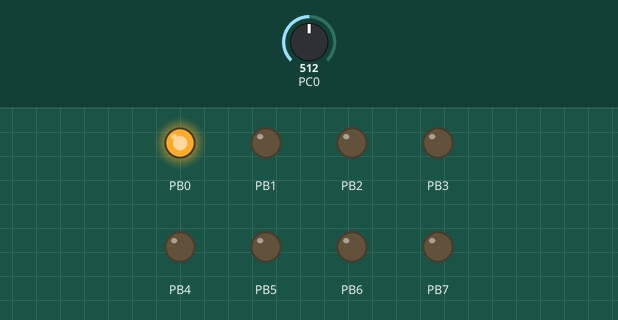
Bench run of a program on a simulated ATmega328P, built with avr-gcc and emulated at 16 MHz. Shown: output pins drawn as LEDs (lit = HIGH). The inputs (shaded band) are chosen by the test bench; at power-on: PC0 = 512. What the program prints to the serial monitor is not drawn.

Above: at 2.8 s.
2.9 s: PC0 set to 481
At 7.0 s:
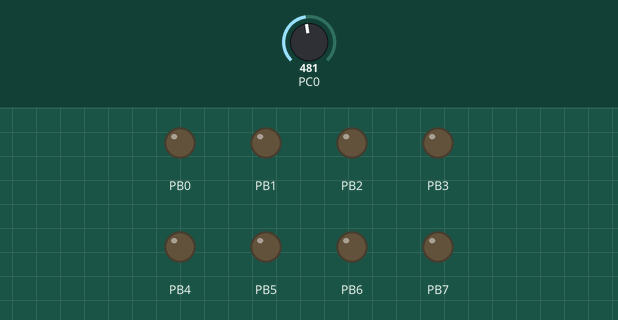
8.9 s: PC0 set to 510
At 13.2 s:
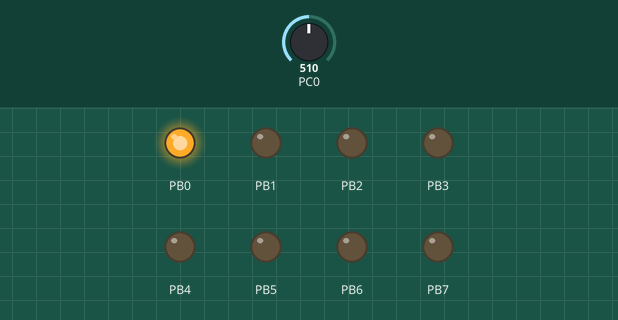
13.5 s: PC0 set to 490
At 16.5 s:
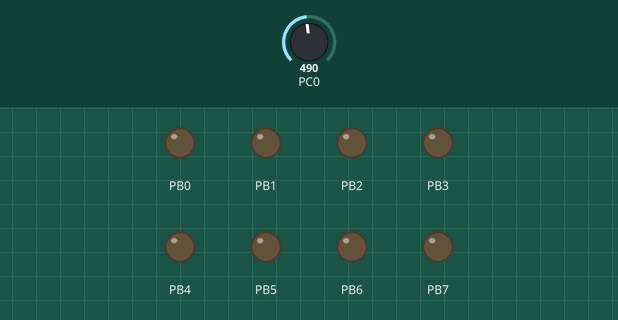
Timing chart, 0 to 18.0 s (numbered marks = the images above; inputs shaded):
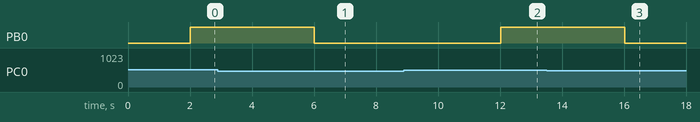

Measured:
- the behaviour switches between 500 and 499 on PC0 (found by bisection; images 0 and 1)
- after the input at 2.9 s, PB0: HIGH → LOW after 3.1 s
- after the input at 8.9 s, PB0: LOW → HIGH after 3.1 s
- after the input at 13.5 s, PB0: HIGH → LOW after 2.5 s

The program:

main.c
```c
#include <avr/io.h>
#define F_CPU 16000000UL
#include <util/delay.h>
#include <stdlib.h>
#define BAUDRATE 19200
#define BAUD_PRESCALLER (((F_CPU / (BAUDRATE * 16UL))) - 1)

uint16_t adc_value;            //Variable used to store the value read from the ADC
void adc_init(void);            //Function to initialize/configure the ADC
uint16_t read_adc(uint8_t channel);    //Function to read an arbitrary analog channel/pin
void USART_init(void);            //Function to initialize and configure the USART/serial
void USART_send( unsigned char data);    //Function that sends a char over the serial port
void USART_putstring(char* StringPtr);    //Function that sends a string over the serial port

int main(void){

	adc_init();        //Setup the ADC
	USART_init();        //Setup the USART
	DDRB = 0xff;
	while(1){
		uint16_t x= read_adc(0);

		char buffer[4];
		utoa(x,buffer,10);
		USART_putstring(buffer);
		USART_putstring(",");
		USART_send(13);
		_delay_ms(2000);

		if (x>=500 && x<900)
		{
			USART_putstring("MID");
			USART_send(13);
			PORTB = 1;
		}
		if(x<500){
			USART_putstring("LOW");
			USART_send(13);
			PORTB = 0;
		}
		if(x>900){
			USART_putstring("HIGH");
			USART_send(13);
			PORTB = 1;

		}

	}

	return 0;
}

void adc_init(void){
	ADCSRA |= ((1<<ADPS2)|(1<<ADPS1)|(1<<ADPS0));    //16Mhz/128 = 125Khz the ADC reference clock
	ADMUX |= (1<<REFS0);                //Voltage reference from Avcc (5v)
	ADCSRA |= (1<<ADEN);                //Turn on ADC
	ADCSRA |= (1<<ADSC);                //Do an initial conversion because this one is the slowest and to ensure that everything is up and running
}

uint16_t read_adc(uint8_t channel){
	ADMUX &= 0xF0;                    //Clear the older channel that was read
	ADMUX |= channel;                //Defines the new ADC channel to be read
	ADCSRA |= (1<<ADSC);                //Starts a new conversion
	while(ADCSRA & (1<<ADSC));            //Wait until the conversion is done
	return ADCW;                    //Returns the ADC value of the chosen channel
}

void USART_init(void){

	UBRR0H = (uint8_t)(BAUD_PRESCALLER>>8);
	UBRR0L = (uint8_t)(BAUD_PRESCALLER);
	UCSR0B = (1<<RXEN0)|(1<<TXEN0);
	UCSR0C = (3<<UCSZ00);
}

void USART_send( unsigned char data){

	while(!(UCSR0A & (1<<UDRE0)));
	UDR0 = data;

}

void USART_putstring(char* StringPtr){

	while(*StringPtr != 0x00){
		USART_send(*StringPtr);
		StringPtr++;
	}

}
```
